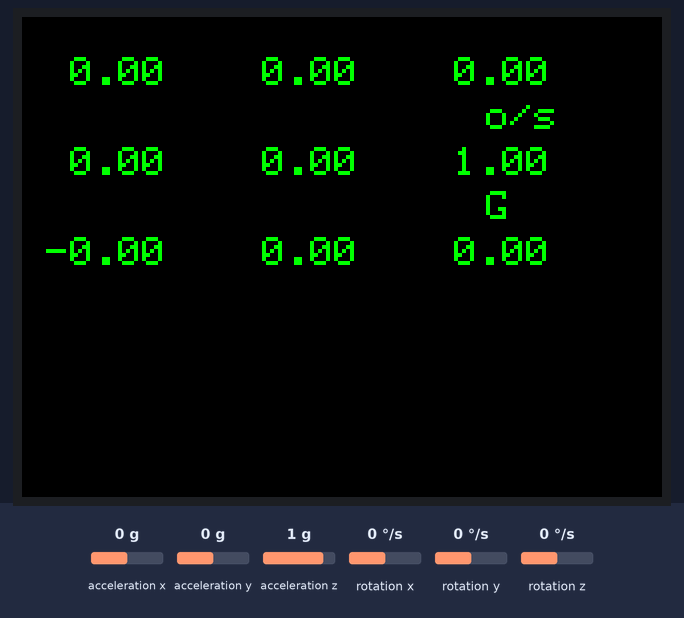
This sketch was run on a simulated ESP32. On the bench: 320×240 colour display. The test bench sets the inputs (shaded band); at power-on: acceleration x 0 g, acceleration y 0 g, acceleration z 1 g, rotation x 0 °/s, rotation y 0 °/s, rotation z 0 °/s. Nothing arrives over Bluetooth unless stated; what the sketch prints to the serial monitor is not drawn.

Above: at 1.4 s.
1.5 s: acceleration x set to -1.4 g
At 2.4 s:
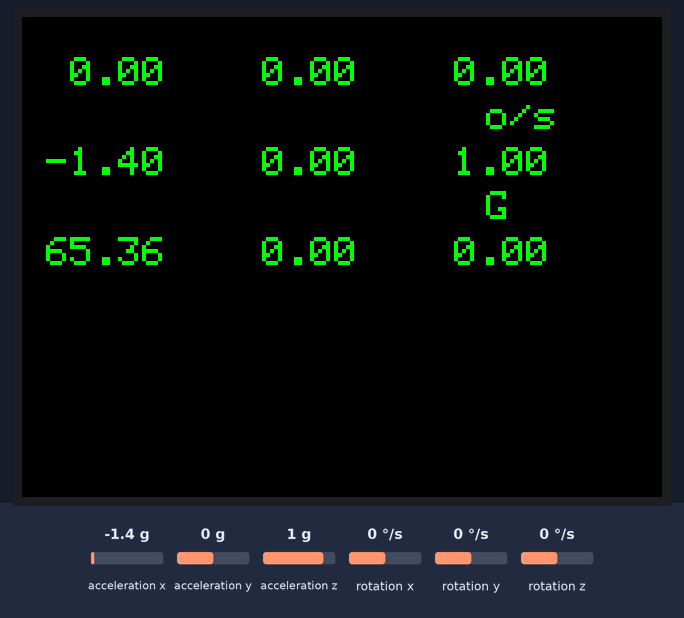
3.1 s: acceleration y set to -1.4 g
At 3.7 s:
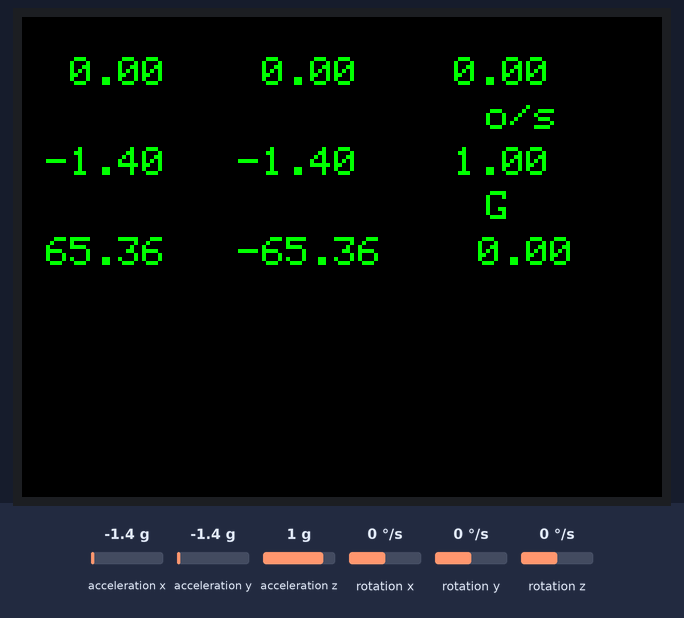
4.7 s: acceleration z set to -1.4 g
At 5.7 s:
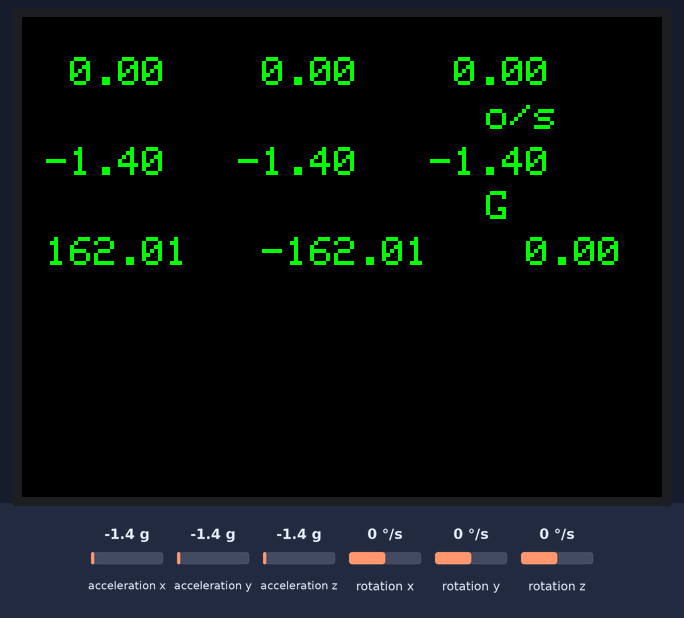
6.4 s: rotation x set to -192 °/s
At 7.6 s:
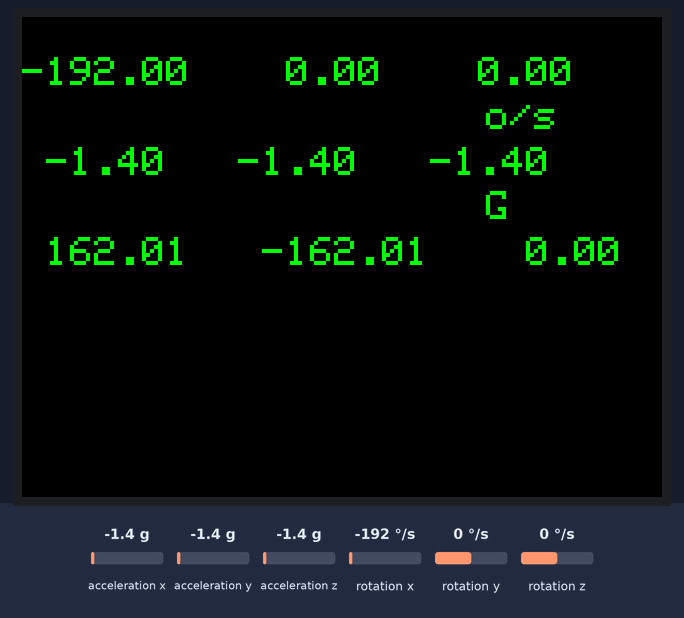
7.9 s: rotation y set to -192 °/s
At 8.4 s:
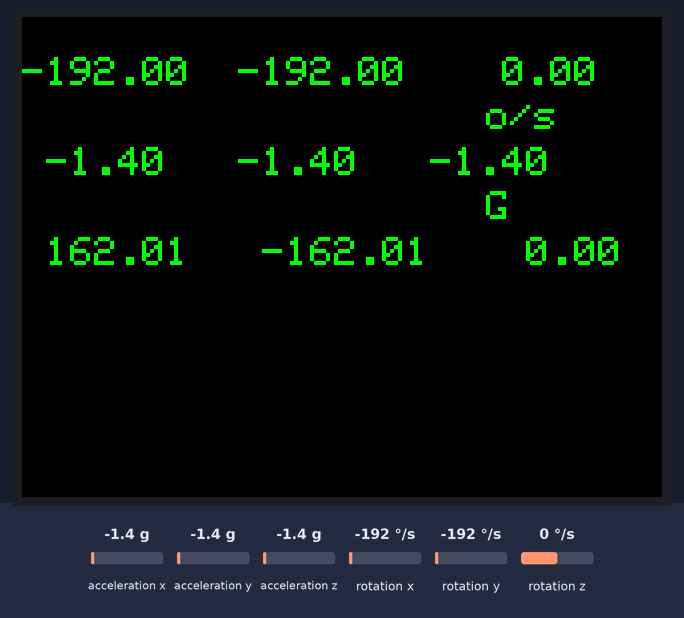
9.4 s: rotation z set to -192 °/s
At 9.9 s:
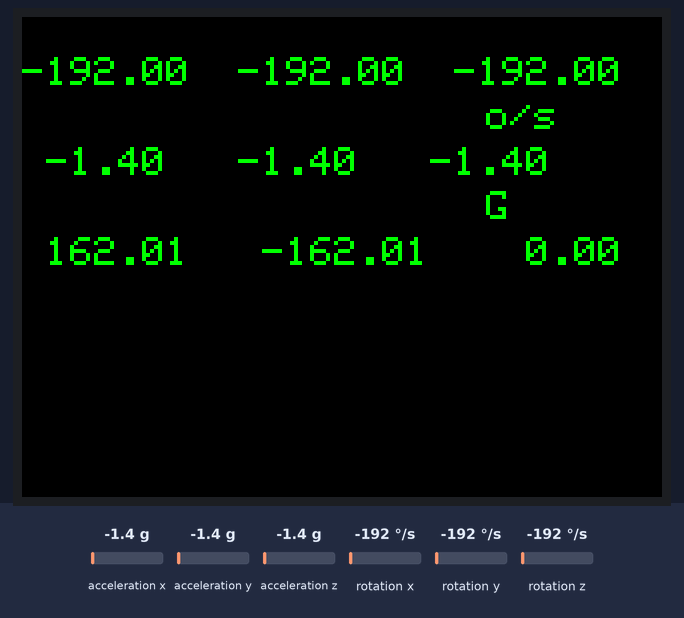
Timing chart, 0 to 11.9 s (numbered marks = the images above; inputs shaded):
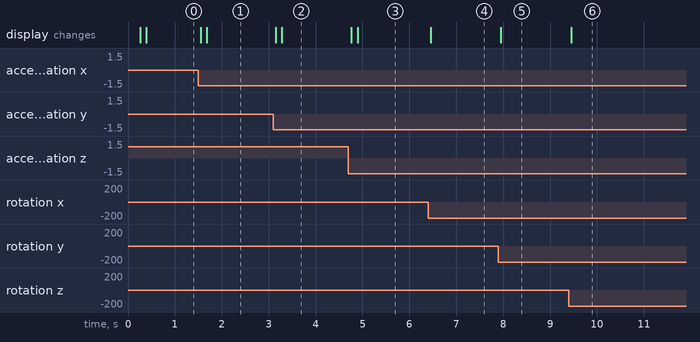

Measured:
- after the input at 1.5 s, the display: first changes after 0.05 s (image 1 shows a later state)
- after the input at 3.1 s, the display: first changes after 0.05 s (image 2 shows a later state)
- after the input at 4.7 s, the display: first changes after 0.07 s (image 3 shows a later state)
- after the input at 6.4 s, the display: changes after 0.06 s (image 4)
- after the input at 7.9 s, the display: changes after 0.05 s (image 5)
- after the input at 9.4 s, the display: changes after 0.06 s (image 6)

The sketch:

mpu9520_bluetooth.ino
```cpp
// define must ahead #include <M5Stack.h>
//#define M5STACK_MPU6886
 #define M5STACK_MPU9250
// #define M5STACK_MPU6050
// #define M5STACK_200Q

#include <M5Stack.h>
#include <MadgwickAHRS.h>
#include "BluetoothSerial.h"

BluetoothSerial SerialBT;
Madgwick filter;
unsigned long microsPerReading, microsPrevious;

// acc : accelerometer 加速度
float accX = 0.0F;
float accY = 0.0F;
float accZ = 0.0F;

// 角速度
float gyroX = 0.0F;
float gyroY = 0.0F;
float gyroZ = 0.0F;

// pitch是围绕X轴旋转，也叫做俯仰角
// yaw是围绕Y轴旋转，也叫偏航角
// roll是围绕Z轴旋转，也叫翻滚角
float pitch = 0.0F;
float roll  = 0.0F;
float yaw   = 0.0F;


// the setup routine runs once when M5Stack starts up
void setup(){

  // Initialize the M5Stack object
  M5.begin();
  /*
    Power chip connected to gpio21, gpio22, I2C device
    Set battery charging voltage and current
    If used battery, please call this function in your project
  */
  M5.Power.begin();

  // return 0 is ok, return -1 is unknow
  int init_status = M5.IMU.Init();
  Serial.print(init_status);

  Serial.begin(115200);
  SerialBT.begin("M5Stack");

  M5.Lcd.fillScreen(BLACK);
  M5.Lcd.setTextColor(GREEN , BLACK);
  M5.Lcd.setTextSize(2);


  filter.begin(10);  // 10Hz  filter初始化

  microsPerReading = 1000000 / 1000;
  microsPrevious = micros();

}

#define INTERVAL 5
float rolls[INTERVAL], pitchs[INTERVAL], yaws[INTERVAL];
int maidx = 0; // moving average index

// the loop routine runs over and over again forever
void loop() {
  if (micros() - microsPrevious >= microsPerReading) {
      // put your main code here, to run repeatedly:
    M5.IMU.getGyroData(&gyroX,&gyroY,&gyroZ);
    M5.IMU.getAccelData(&accX,&accY,&accZ);
    M5.IMU.getAhrsData(&pitch,&roll,&yaw);

    filter.updateIMU(gyroX, gyroY, gyroZ, accX, accY, accZ);
    //  移动平均一下
    rolls[maidx % INTERVAL] = roll;
    pitchs[maidx % INTERVAL] = pitch;
    yaws[maidx % INTERVAL] = yaw;
    maidx++;
    for (int i = 0; i < INTERVAL; i++) {
      roll += rolls[i];
      pitch += pitchs[i];
      yaw += yaws[i];
    }
    roll /= INTERVAL;
    pitch /= INTERVAL;
    yaw /= INTERVAL;

    M5.Lcd.setCursor(0, 20);
    M5.Lcd.printf("%6.2f  %6.2f  %6.2f      ", gyroX, gyroY, gyroZ);
    Serial.printf("%6.2f  %6.2f  %6.2f\r\n", gyroX, gyroY, gyroZ);
  //  SerialBT.printf("%6.2f  %6.2f  %6.2f\r\n", gyroX, gyroY, gyroZ);

    M5.Lcd.setCursor(220, 42);
    M5.Lcd.print(" o/s");

    M5.Lcd.setCursor(0, 65);
    M5.Lcd.printf(" %5.2f   %5.2f   %5.2f   ", accX, accY, accZ);
    Serial.printf(" %5.2f   %5.2f   %5.2f\r\n", accX, accY, accZ);
  //  SerialBT.printf("%6.2f  %6.2f  %6.2f\r\n", gyroX, gyroY, gyroZ);

    M5.Lcd.setCursor(220, 87);
    M5.Lcd.print(" G");


    M5.Lcd.setCursor(0, 110);
    M5.Lcd.printf(" %5.2f   %5.2f   %5.2f   ", pitch, roll, yaw);
    Serial.printf(" %5.2f   %5.2f   %5.2fr\n", pitch, roll, yaw);
  //  SerialBT.printf(" %5.2f   %5.2f   %5.2fr\n", pitch, roll, yaw);
    SerialBT.printf("%5.2f, %5.2f, %5.2f\r\n", roll, pitch, yaw);
    microsPrevious = microsPrevious + microsPerReading;
  }
}
```
